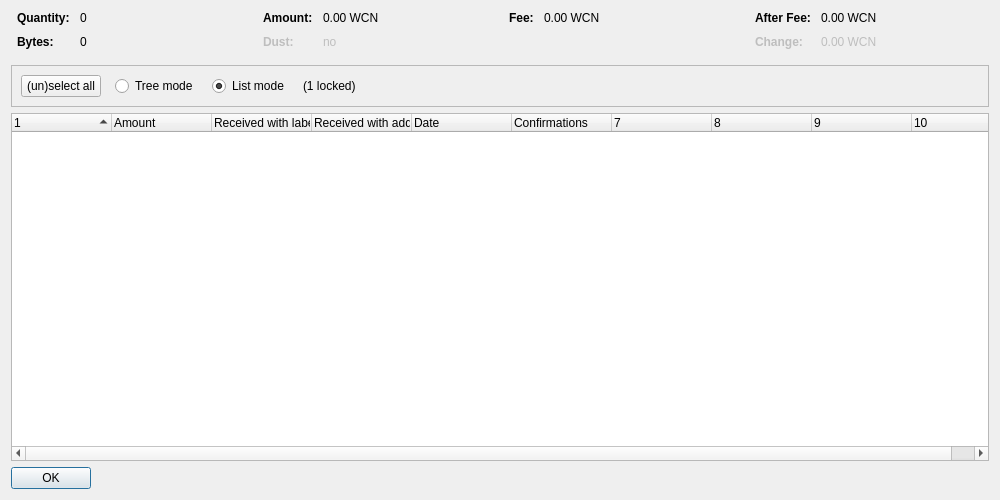
<?xml version="1.0" encoding="UTF-8"?>
<ui version="4.0">
 <class>CoinControlDialog</class>
 <widget class="QDialog" name="CoinControlDialog">
  <property name="geometry">
   <rect>
    <x>0</x>
    <y>0</y>
    <width>1000</width>
    <height>500</height>
   </rect>
  </property>
  <property name="windowTitle">
   <string>Coin Selection</string>
  </property>
  <layout class="QVBoxLayout" name="verticalLayout">
   <item>
    <layout class="QHBoxLayout" name="horizontalLayoutTop" stretch="0,0,0,0">
     <property name="topMargin">
      <number>0</number>
     </property>
     <property name="bottomMargin">
      <number>10</number>
     </property>
     <item>
      <layout class="QFormLayout" name="formLayoutCoinControl1">
       <property name="horizontalSpacing">
        <number>10</number>
       </property>
       <property name="verticalSpacing">
        <number>10</number>
       </property>
       <property name="leftMargin">
        <number>6</number>
       </property>
       <property name="rightMargin">
        <number>6</number>
       </property>
       <item row="0" column="0">
        <widget class="QLabel" name="labelCoinControlQuantityText">
         <property name="font">
          <font>
           <weight>75</weight>
           <bold>true</bold>
          </font>
         </property>
         <property name="text">
          <string>Quantity:</string>
         </property>
        </widget>
       </item>
       <item row="0" column="1">
        <widget class="QLabel" name="labelCoinControlQuantity">
         <property name="cursor">
          <cursorShape>IBeamCursor</cursorShape>
         </property>
         <property name="contextMenuPolicy">
          <enum>Qt::ActionsContextMenu</enum>
         </property>
         <property name="text">
          <string notr="true">0</string>
         </property>
         <property name="textInteractionFlags">
          <set>Qt::LinksAccessibleByMouse|Qt::TextSelectableByKeyboard|Qt::TextSelectableByMouse</set>
         </property>
        </widget>
       </item>
       <item row="1" column="0">
        <widget class="QLabel" name="labelCoinControlBytesText">
         <property name="font">
          <font>
           <weight>75</weight>
           <bold>true</bold>
          </font>
         </property>
         <property name="text">
          <string>Bytes:</string>
         </property>
        </widget>
       </item>
       <item row="1" column="1">
        <widget class="QLabel" name="labelCoinControlBytes">
         <property name="cursor">
          <cursorShape>IBeamCursor</cursorShape>
         </property>
         <property name="contextMenuPolicy">
          <enum>Qt::ActionsContextMenu</enum>
         </property>
         <property name="text">
          <string notr="true">0</string>
         </property>
         <property name="textInteractionFlags">
          <set>Qt::LinksAccessibleByMouse|Qt::TextSelectableByKeyboard|Qt::TextSelectableByMouse</set>
         </property>
        </widget>
       </item>
      </layout>
     </item>
     <item>
      <layout class="QFormLayout" name="formLayoutCoinControl2">
       <property name="horizontalSpacing">
        <number>10</number>
       </property>
       <property name="verticalSpacing">
        <number>10</number>
       </property>
       <property name="leftMargin">
        <number>6</number>
       </property>
       <property name="rightMargin">
        <number>6</number>
       </property>
       <item row="0" column="0">
        <widget class="QLabel" name="labelCoinControlAmountText">
         <property name="font">
          <font>
           <weight>75</weight>
           <bold>true</bold>
          </font>
         </property>
         <property name="text">
          <string>Amount:</string>
         </property>
        </widget>
       </item>
       <item row="0" column="1">
        <widget class="QLabel" name="labelCoinControlAmount">
         <property name="cursor">
          <cursorShape>IBeamCursor</cursorShape>
         </property>
         <property name="contextMenuPolicy">
          <enum>Qt::ActionsContextMenu</enum>
         </property>
         <property name="text">
          <string notr="true">0.00 WCN</string>
         </property>
         <property name="textInteractionFlags">
          <set>Qt::LinksAccessibleByMouse|Qt::TextSelectableByKeyboard|Qt::TextSelectableByMouse</set>
         </property>
        </widget>
       </item>
       <item row="1" column="0">
        <widget class="QLabel" name="labelCoinControlLowOutputText">
         <property name="enabled">
          <bool>false</bool>
         </property>
         <property name="font">
          <font>
           <weight>75</weight>
           <bold>true</bold>
          </font>
         </property>
         <property name="text">
          <string>Dust:</string>
         </property>
        </widget>
       </item>
       <item row="1" column="1">
        <widget class="QLabel" name="labelCoinControlLowOutput">
         <property name="enabled">
          <bool>false</bool>
         </property>
         <property name="cursor">
          <cursorShape>IBeamCursor</cursorShape>
         </property>
         <property name="contextMenuPolicy">
          <enum>Qt::ActionsContextMenu</enum>
         </property>
         <property name="text">
          <string notr="true">no</string>
         </property>
         <property name="textInteractionFlags">
          <set>Qt::LinksAccessibleByMouse|Qt::TextSelectableByKeyboard|Qt::TextSelectableByMouse</set>
         </property>
        </widget>
       </item>
      </layout>
     </item>
     <item>
      <layout class="QFormLayout" name="formLayoutCoinControl3">
       <property name="horizontalSpacing">
        <number>10</number>
       </property>
       <property name="verticalSpacing">
        <number>10</number>
       </property>
       <property name="leftMargin">
        <number>6</number>
       </property>
       <property name="rightMargin">
        <number>6</number>
       </property>
       <item row="0" column="0">
        <widget class="QLabel" name="labelCoinControlFeeText">
         <property name="font">
          <font>
           <weight>75</weight>
           <bold>true</bold>
          </font>
         </property>
         <property name="text">
          <string>Fee:</string>
         </property>
        </widget>
       </item>
       <item row="0" column="1">
        <widget class="QLabel" name="labelCoinControlFee">
         <property name="cursor">
          <cursorShape>IBeamCursor</cursorShape>
         </property>
         <property name="contextMenuPolicy">
          <enum>Qt::ActionsContextMenu</enum>
         </property>
         <property name="text">
          <string notr="true">0.00 WCN</string>
         </property>
         <property name="textInteractionFlags">
          <set>Qt::LinksAccessibleByMouse|Qt::TextSelectableByKeyboard|Qt::TextSelectableByMouse</set>
         </property>
        </widget>
       </item>
      </layout>
     </item>
     <item>
      <layout class="QFormLayout" name="formLayoutCoinControl4">
       <property name="horizontalSpacing">
        <number>10</number>
       </property>
       <property name="verticalSpacing">
        <number>10</number>
       </property>
       <property name="leftMargin">
        <number>6</number>
       </property>
       <property name="rightMargin">
        <number>6</number>
       </property>
       <item row="0" column="0">
        <widget class="QLabel" name="labelCoinControlAfterFeeText">
         <property name="font">
          <font>
           <weight>75</weight>
           <bold>true</bold>
          </font>
         </property>
         <property name="text">
          <string>After Fee:</string>
         </property>
        </widget>
       </item>
       <item row="0" column="1">
        <widget class="QLabel" name="labelCoinControlAfterFee">
         <property name="cursor">
          <cursorShape>IBeamCursor</cursorShape>
         </property>
         <property name="contextMenuPolicy">
          <enum>Qt::ActionsContextMenu</enum>
         </property>
         <property name="text">
          <string notr="true">0.00 WCN</string>
         </property>
         <property name="textInteractionFlags">
          <set>Qt::LinksAccessibleByMouse|Qt::TextSelectableByKeyboard|Qt::TextSelectableByMouse</set>
         </property>
        </widget>
       </item>
       <item row="1" column="0">
        <widget class="QLabel" name="labelCoinControlChangeText">
         <property name="enabled">
          <bool>false</bool>
         </property>
         <property name="font">
          <font>
           <weight>75</weight>
           <bold>true</bold>
          </font>
         </property>
         <property name="text">
          <string>Change:</string>
         </property>
        </widget>
       </item>
       <item row="1" column="1">
        <widget class="QLabel" name="labelCoinControlChange">
         <property name="enabled">
          <bool>false</bool>
         </property>
         <property name="cursor">
          <cursorShape>IBeamCursor</cursorShape>
         </property>
         <property name="contextMenuPolicy">
          <enum>Qt::ActionsContextMenu</enum>
         </property>
         <property name="text">
          <string notr="true">0.00 WCN</string>
         </property>
         <property name="textInteractionFlags">
          <set>Qt::LinksAccessibleByMouse|Qt::TextSelectableByKeyboard|Qt::TextSelectableByMouse</set>
         </property>
        </widget>
       </item>
      </layout>
     </item>
    </layout>
   </item>
   <item>
    <widget class="QFrame" name="frame">
     <property name="minimumSize">
      <size>
       <width>0</width>
       <height>40</height>
      </size>
     </property>
     <property name="frameShape">
      <enum>QFrame::StyledPanel</enum>
     </property>
     <property name="frameShadow">
      <enum>QFrame::Sunken</enum>
     </property>
     <layout class="QHBoxLayout" name="horizontalLayout">
      <item>
       <layout class="QHBoxLayout" name="horizontalLayoutPanel" stretch="0,0,0,0,0">
        <property name="spacing">
         <number>14</number>
        </property>
        <item>
         <widget class="QPushButton" name="pushButtonSelectAll">
          <property name="sizePolicy">
           <sizepolicy hsizetype="Maximum" vsizetype="Fixed">
            <horstretch>0</horstretch>
            <verstretch>0</verstretch>
           </sizepolicy>
          </property>
          <property name="text">
           <string>(un)select all</string>
          </property>
          <property name="autoDefault">
           <bool>false</bool>
          </property>
         </widget>
        </item>
        <item>
         <widget class="QRadioButton" name="radioTreeMode">
          <property name="sizePolicy">
           <sizepolicy hsizetype="Maximum" vsizetype="Fixed">
            <horstretch>0</horstretch>
            <verstretch>0</verstretch>
           </sizepolicy>
          </property>
          <property name="text">
           <string>Tree mode</string>
          </property>
         </widget>
        </item>
        <item>
         <widget class="QRadioButton" name="radioListMode">
          <property name="sizePolicy">
           <sizepolicy hsizetype="Maximum" vsizetype="Fixed">
            <horstretch>0</horstretch>
            <verstretch>0</verstretch>
           </sizepolicy>
          </property>
          <property name="text">
           <string>List mode</string>
          </property>
          <property name="checked">
           <bool>true</bool>
          </property>
         </widget>
        </item>
        <item>
         <widget class="QLabel" name="labelLocked">
          <property name="text">
           <string notr="true">(1 locked)</string>
          </property>
         </widget>
        </item>
        <item>
         <spacer name="horizontalSpacer">
          <property name="orientation">
           <enum>Qt::Horizontal</enum>
          </property>
          <property name="sizeHint" stdset="0">
           <size>
            <width>40</width>
            <height>20</height>
           </size>
          </property>
         </spacer>
        </item>
       </layout>
      </item>
     </layout>
    </widget>
   </item>
   <item>
    <widget class="CoinControlTreeWidget" name="treeWidget">
     <property name="contextMenuPolicy">
      <enum>Qt::CustomContextMenu</enum>
     </property>
     <property name="sortingEnabled">
      <bool>false</bool>
     </property>
     <property name="columnCount">
      <number>10</number>
     </property>
     <attribute name="headerShowSortIndicator" stdset="0">
      <bool>true</bool>
     </attribute>
     <attribute name="headerStretchLastSection">
      <bool>false</bool>
     </attribute>
     <column>
      <property name="text">
       <string/>
      </property>
     </column>
     <column>
      <property name="text">
       <string>Amount</string>
      </property>
     </column>
     <column>
      <property name="text">
       <string>Received with label</string>
      </property>
     </column>
     <column>
      <property name="text">
       <string>Received with address</string>
      </property>
     </column>
     <column>
      <property name="text">
       <string>Date</string>
      </property>
     </column>
     <column>
      <property name="text">
       <string>Confirmations</string>
      </property>
      <property name="toolTip">
       <string>Confirmed</string>
      </property>
     </column>
     <column>
      <property name="text">
       <string/>
      </property>
     </column>
     <column>
      <property name="text">
       <string/>
      </property>
     </column>
     <column>
      <property name="text">
       <string/>
      </property>
     </column>
     <column>
      <property name="text">
       <string/>
      </property>
     </column>
    </widget>
   </item>
   <item>
    <widget class="QDialogButtonBox" name="buttonBox">
     <property name="sizePolicy">
      <sizepolicy hsizetype="Maximum" vsizetype="Fixed">
       <horstretch>0</horstretch>
       <verstretch>0</verstretch>
      </sizepolicy>
     </property>
     <property name="orientation">
      <enum>Qt::Horizontal</enum>
     </property>
     <property name="standardButtons">
      <set>QDialogButtonBox::Ok</set>
     </property>
    </widget>
   </item>
  </layout>
 </widget>
 <customwidgets>
  <customwidget>
   <class>CoinControlTreeWidget</class>
   <extends>QTreeWidget</extends>
   <header>qt/coincontroltreewidget.h</header>
  </customwidget>
 </customwidgets>
 <resources/>
 <connections/>
</ui>
